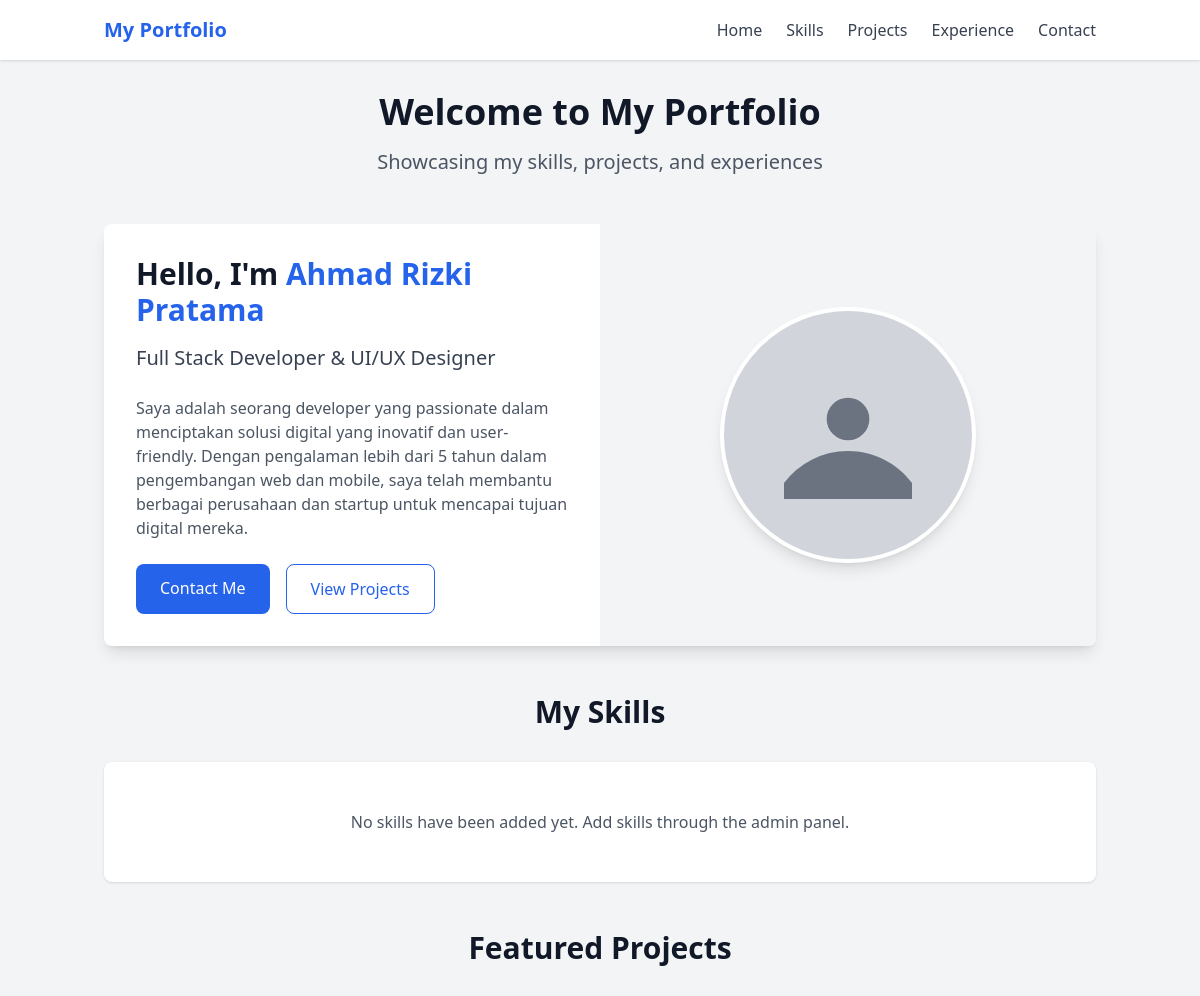
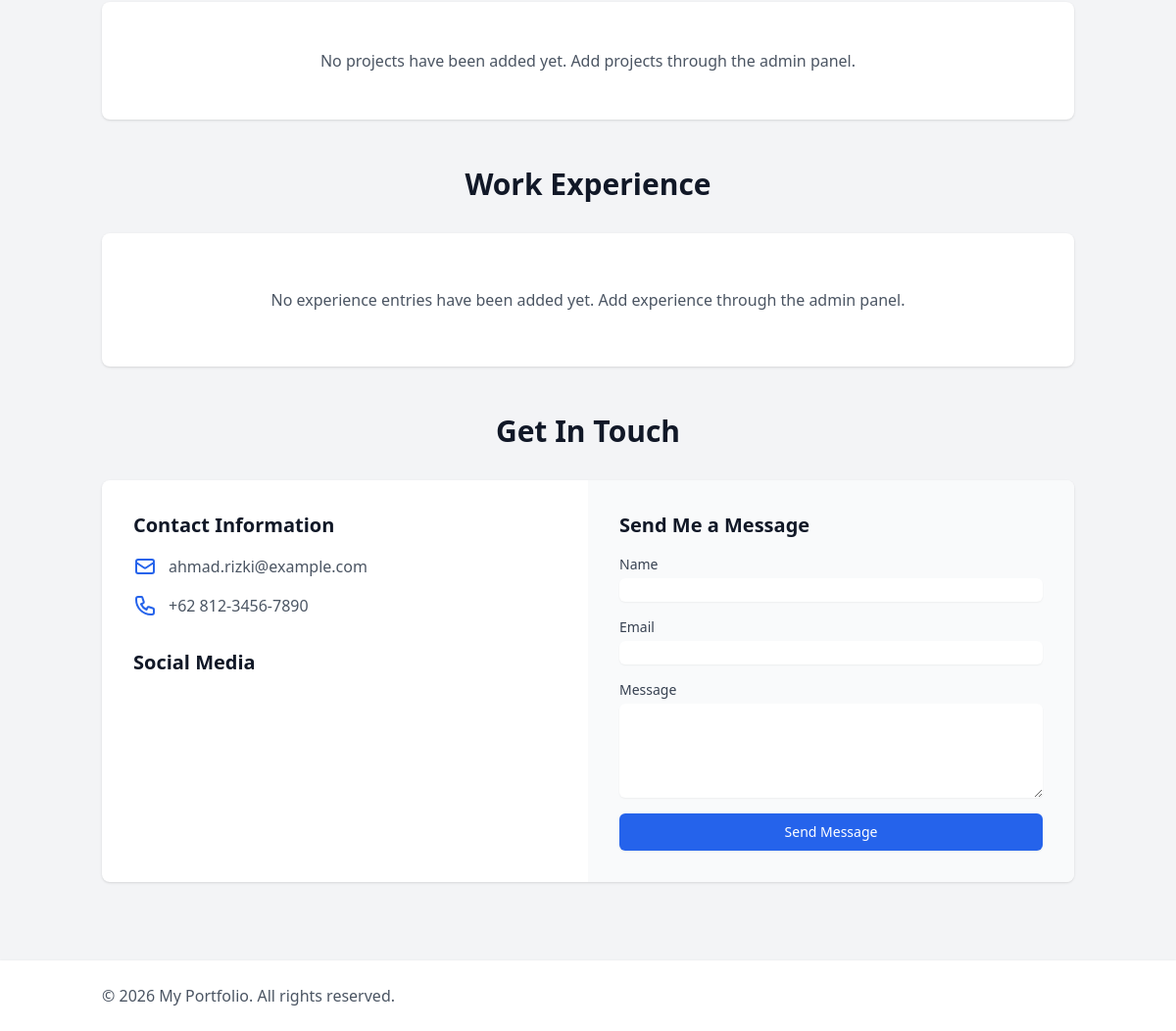
Page /contact/ on the committed database (2 pictures, top to bottom).
### custom_admin/models.py (models this page shows, shortened)
class Profile(models.Model):
    id = models.UUIDField(primary_key=True, default=uuid.uuid4, editable=False)
    name = models.CharField(max_length=100, verbose_name="Nama Lengkap")
    title = models.CharField(max_length=200, verbose_name="Jabatan/Title")
    bio = models.TextField(verbose_name="Biografi")
    short_bio = models.CharField(max_length=300, verbose_name="Bio Singkat")
    email = models.EmailField(verbose_name="Email")
    phone = models.CharField(max_length=20, verbose_name="Nomor Telepon")
    address = models.TextField(verbose_name="Alamat", blank=True, null=True)
    city = models.CharField(max_length=100, verbose_name="Kota", blank=True, null=True)
    country = models.CharField(max_length=100, verbose_name="Negara", blank=True, null=True)
    birth_date = models.DateField(verbose_name="Tanggal Lahir", blank=True, null=True)
    age = models.IntegerField(verbose_name="Usia", blank=True, null=True)
    website = models.URLField(blank=True, null=True, verbose_name="Website")
    github = models.URLField(blank=True, null=True, verbose_name="GitHub")
    linkedin = models.URLField(blank=True, null=True, verbose_name="LinkedIn")
    twitter = models.URLField(blank=True, null=True, verbose_name="Twitter")
    instagram = models.URLField(blank=True, null=True, verbose_name="Instagram")
    profile_image = models.ImageField(upload_to='profile/', verbose_name="Foto Profil", blank=True, null=True)
    cover_image = models.ImageField(upload_to='covers/', verbose_name="Foto Cover", blank=True, null=True)
    resume = models.FileField(upload_to='resume/', verbose_name="File CV", blank=True, null=True)
    is_active = models.BooleanField(default=True, verbose_name="Aktif")
    created_at = models.DateTimeField(auto_now_add=True)
    updated_at = models.DateTimeField(auto_now=True)
    class Meta:
        verbose_name = "Profil"
        verbose_name_plural = "Profil"

### main_app/views.py (the view, shortened to what this page needs)
# urls.py: path('contact/', views.contact, name='contact'),
def contact(request):
    try:
        profile = Profile.objects.filter(is_active=True).first()
        social_media = SocialMedia.objects.filter(is_active=True, profile=profile).order_by('platform') if profile else None
        settings = PortfolioSettings.objects.filter(profile=profile).first() if profile else None
    except Exception as e:
        profile = None
        social_media = []
        settings = None
    return render(request, 'main_app/home.html', {
        'profile': profile,
        'social_media': social_media,
        'settings': settings,
        'page_title': 'Beranda - Portofolio Galaxy',
    })

### templates/main_app/home.html (shortened to what this page needs)
{% extends 'main_app/base.html' %}
{% block content %}
<div class="container mx-auto px-4 py-8">
    <div class="text-center mb-12">
        <h1 class="text-4xl font-bold text-gray-900 dark:text-white mb-4">Welcome to My Portfolio</h1>
        <p class="text-xl text-gray-600 dark:text-gray-300">Showcasing my skills, projects, and experiences</p>
    </div>
    <div class="bg-white dark:bg-gray-800 rounded-lg shadow-lg overflow-hidden mb-12">
        <div class="md:flex">
            <div class="md:flex-1 p-8">
                <h2 class="text-3xl font-bold text-gray-900 dark:text-white mb-4">Hello, I'm <span class="text-blue-600 dark:text-blue-400">{{ profile.name|default:"Your Name" }}</span></h2>
                <h3 class="text-xl text-gray-700 dark:text-gray-300 mb-6">{{ profile.title|default:"Your Title" }}</h3>
                <p class="text-gray-600 dark:text-gray-400 mb-6">{{ profile.bio|default:"Your professional bio will appear here. Edit your profile in the admin panel to customize this section." }}</p>
                <div class="flex space-x-4">
                    <a href="#contact" class="px-6 py-3 bg-blue-600 text-white font-medium rounded-lg hover:bg-blue-700 transition duration-300">Contact Me</a>
                    <a href="#projects" class="px-6 py-3 border border-blue-600 text-blue-600 dark:text-blue-400 font-medium rounded-lg hover:bg-blue-50 dark:hover:bg-gray-700 transition duration-300">View Projects</a>
                </div>
            </div>
            <div class="md:flex-1 flex items-center justify-center p-8 bg-gray-100 dark:bg-gray-700">
                {% if profile.avatar %}
                <img src="{{ profile.avatar.url }}" alt="{{ profile.name }}" class="rounded-full h-64 w-64 object-cover border-4 border-white dark:border-gray-800 shadow-lg">
                {% else %}
                <div class="rounded-full h-64 w-64 bg-gray-300 dark:bg-gray-600 flex items-center justify-center border-4 border-white dark:border-gray-800 shadow-lg">
                    <svg class="h-32 w-32 text-gray-500 dark:text-gray-400" fill="currentColor" viewBox="0 0 24 24">
                        <path d="M24 20.993V24H0v-2.996A14.977 14.977 0 0112.004 15c4.904 0 9.26 2.354 11.996 5.993zM16.002 8.999a4 4 0 11-8 0 4 4 0 018 0z" />
                    </svg>
                </div>
                {% endif %}
            </div>
        </div>
    </div>
    <section id="skills" class="mb-12">
        <h2 class="text-3xl font-bold text-gray-900 dark:text-white mb-8 text-center">My Skills</h2>
        <div class="grid grid-cols-1 md:grid-cols-2 lg:grid-cols-3 gap-6">
            {% if skills %}
                {% for skill in skills %}
                <div class="bg-white dark:bg-gray-800 rounded-lg shadow p-6">
                    <h3 class="text-xl font-semibold text-gray-900 dark:text-white mb-3">{{ skill.name }}</h3>
                    <div class="w-full bg-gray-200 dark:bg-gray-700 rounded-full h-2.5 mb-4">
                        <div class="bg-blue-600 h-2.5 rounded-full" style="width: {{ skill.level }}%"></div>
                    </div>
                    <p class="text-gray-600 dark:text-gray-400">{{ skill.description }}</p>
                </div>
                {% endfor %}
            {% else %}
                <div class="col-span-full text-center py-12 bg-white dark:bg-gray-800 rounded-lg shadow">
                    <p class="text-gray-600 dark:text-gray-400">No skills have been added yet. Add skills through the admin panel.</p>
                </div>
            {% endif %}
        </div>
    </section>
    <section id="projects" class="mb-12">
        <h2 class="text-3xl font-bold text-gray-900 dark:text-white mb-8 text-center">Featured Projects</h2>
        <div class="grid grid-cols-1 md:grid-cols-2 lg:grid-cols-3 gap-6">
            {% if projects %}
                {% for project in projects %}
                <div class="bg-white dark:bg-gray-800 rounded-lg shadow overflow-hidden">
                    {% if project.image %}
                    <img src="{{ project.image.url }}" alt="{{ project.title }}" class="w-full h-48 object-cover">
                    {% else %}
                    <div class="w-full h-48 bg-gray-300 dark:bg-gray-700 flex items-center justify-center">
                        <svg class="h-12 w-12 text-gray-500 dark:text-gray-400" fill="none" stroke="currentColor" viewBox="0 0 24 24">
                            <path stroke-linecap="round" stroke-linejoin="round" stroke-width="2" d="M4 16l4.586-4.586a2 2 0 012.828 0L16 16m-2-2l1.586-1.586a2 2 0 012.828 0L20 14m-6-6h.01M6 20h12a2 2 0 002-2V6a2 2 0 00-2-2H6a2 2 0 00-2 2v12a2 2 0 002 2z" />
                        </svg>
                    </div>
                    {% endif %}
                    <div class="p-6">
                        <h3 class="text-xl font-semibold text-gray-900 dark:text-white mb-2">{{ project.title }}</h3>
                        <p class="text-gray-600 dark:text-gray-400 mb-4">{{ project.description|truncatewords:20 }}</p>
                        <div class="flex flex-wrap gap-2 mb-4">
                            {% for tech in project.technologies.all %}
                            <span class="px-3 py-1 bg-blue-100 dark:bg-blue-900 text-blue-800 dark:text-blue-200 text-sm rounded-full">{{ tech }}</span>
                            {% endfor %}
                        </div>
                        <div class="flex justify-between">
                            {% if project.live_url %}
                            <a href="{{ project.live_url }}" target="_blank" class="text-blue-600 dark:text-blue-400 hover:underline">Live Demo</a>
                            {% endif %}
                            {% if project.github_url %}
                            <a href="{{ project.github_url }}" target="_blank" class="text-blue-600 dark:text-blue-400 hover:underline">GitHub</a>
                            {% endif %}
                        </div>
                    </div>
                </div>
                {% endfor %}
            {% else %}
                <div class="col-span-full text-center py-12 bg-white dark:bg-gray-800 rounded-lg shadow">
                    <p class="text-gray-600 dark:text-gray-400">No projects have been added yet. Add projects through the admin panel.</p>
                </div>
            {% endif %}
        </div>
    </section>
    <section id="experience" class="mb-12">
        <h2 class="text-3xl font-bold text-gray-900 dark:text-white mb-8 text-center">Work Experience</h2>
        <div class="bg-white dark:bg-gray-800 rounded-lg shadow p-6">
            {% if experiences %}
                <div class="flow-root">
                    <ul class="-mb-8">
                        {% for experience in experiences %}
                        <li>
                            <div class="relative pb-8">
                                {% if not forloop.last %}
                                <span class="absolute top-4 left-4 -ml-px h-full w-0.5 bg-gray-200 dark:bg-gray-700" aria-hidden="true"></span>
                                {% endif %}
                                <div class="relative flex space-x-3">
                                    <div>
                                        <span class="h-8 w-8 rounded-full bg-blue-500 flex items-center justify-center ring-8 ring-white dark:ring-gray-800">
                                            <svg class="h-5 w-5 text-white" fill="currentColor" viewBox="0 0 20 20">
                                                <path fill-rule="evenodd" d="M6 6V5a3 3 0 013-3h2a3 3 0 013 3v1h2a2 2 0 012 2v3.57A22.952 22.952 0 0110 13a22.95 22.95 0 01-8-1.43V8a2 2 0 012-2h2zm2-1a1 1 0 011-1h2a1 1 0 011 1v1H8V5zm1 5a1 1 0 011-1h.01a1 1 0 110 2H10a1 1 0 01-1-1z" clip-rule="evenodd" />
                                                <path d="M2 13.692V16a2 2 0 002 2h12a2 2 0 002-2v-2.308A24.974 24.974 0 0110 15c-2.796 0-5.487-.46-8-1.308z" />
                                            </svg>
                                        </span>
                                    </div>
                                    <div class="min-w-0 flex-1 pt-1.5 flex justify-between space-x-4">
                                        <div>
                                            <h3 class="text-lg font-medium text-gray-900 dark:text-white">{{ experience.title }} at {{ experience.company }}</h3>
                                            <p class="text-sm text-gray-500 dark:text-gray-400">{{ experience.start_date|date:"M Y" }} - {% if experience.current %}Present{% else %}{{ experience.end_date|date:"M Y" }}{% endif %}</p>
                                            <p class="mt-2 text-gray-600 dark:text-gray-400">{{ experience.description }}</p>
                                        </div>
                                    </div>
                                </div>
                            </div>
                        </li>
                        {% endfor %}
                    </ul>
                </div>
            {% else %}
                <div class="text-center py-8">
                    <p class="text-gray-600 dark:text-gray-400">No experience entries have been added yet. Add experience through the admin panel.</p>
                </div>
            {% endif %}
        </div>
    </section>
    <section id="contact" class="mb-12">
        <h2 class="text-3xl font-bold text-gray-900 dark:text-white mb-8 text-center">Get In Touch</h2>
        <div class="bg-white dark:bg-gray-800 rounded-lg shadow overflow-hidden">
            <div class="md:flex">
                <div class="md:flex-1 p-8">
                    <h3 class="text-xl font-semibold text-gray-900 dark:text-white mb-4">Contact Information</h3>
                    <div class="space-y-4">
                        <div class="flex items-start">
                            <div class="flex-shrink-0">
                                <svg class="h-6 w-6 text-blue-600 dark:text-blue-400" fill="none" stroke="currentColor" viewBox="0 0 24 24">
                                    <path stroke-linecap="round" stroke-linejoin="round" stroke-width="2" d="M3 8l7.89 5.26a2 2 0 002.22 0L21 8M5 19h14a2 2 0 002-2V7a2 2 0 00-2-2H5a2 2 0 00-2 2v10a2 2 0 002 2z" />
                                </svg>
                            </div>
                            <div class="ml-3 text-gray-600 dark:text-gray-400">
                                <p>{{ profile.email|default:"your.email@example.com" }}</p>
                            </div>
                        </div>
                        {% if profile.phone %}
                        <div class="flex items-start">
                            <div class="flex-shrink-0">
                            </div>
                            <div class="ml-3 text-gray-600 dark:text-gray-400">
                                <p>{{ profile.phone }}</p>
                            </div>
                        </div>
                        {% endif %}
                    </div>
                    <h3 class="text-xl font-semibold text-gray-900 dark:text-white mt-8 mb-4">Social Media</h3>
                </div>
                <div class="md:flex-1 p-8 bg-gray-50 dark:bg-gray-700">
                    <h3 class="text-xl font-semibold text-gray-900 dark:text-white mb-4">Send Me a Message</h3>
                    <form action="#" method="POST" class="space-y-4">
                        <div>
                            <label for="name" class="block text-sm font-medium text-gray-700 dark:text-gray-300">Name</label>
                            <input type="text" name="name" id="name" class="mt-1 block w-full rounded-md border-gray-300 shadow-sm focus:border-blue-500 focus:ring-blue-500 dark:bg-gray-800 dark:border-gray-600 dark:text-white">
                        </div>
                        <div>
                            <label for="email" class="block text-sm font-medium text-gray-700 dark:text-gray-300">Email</label>
                            <input type="email" name="email" id="email" class="mt-1 block w-full rounded-md border-gray-300 shadow-sm focus:border-blue-500 focus:ring-blue-500 dark:bg-gray-800 dark:border-gray-600 dark:text-white">
                        </div>
                        <div>
                            <label for="message" class="block text-sm font-medium text-gray-700 dark:text-gray-300">Message</label>
                            <textarea name="message" id="message" rows="4" class="mt-1 block w-full rounded-md border-gray-300 shadow-sm focus:border-blue-500 focus:ring-blue-500 dark:bg-gray-800 dark:border-gray-600 dark:text-white"></textarea>
                        </div>
                        <div>
                            <button type="submit" class="w-full flex justify-center py-2 px-4 border border-transparent rounded-md shadow-sm text-sm font-medium text-white bg-blue-600 hover:bg-blue-700 focus:outline-none focus:ring-2 focus:ring-offset-2 focus:ring-blue-500">
                                Send Message
                            </button>
                        </div>
                    </form>
                </div>
            </div>
        </div>
    </section>
</div>
{% endblock %}

### rows in the picture
Profile: name "Ahmad Rizki Pratama", title "Full Stack Developer & UI/UX Designer", bio "Saya adalah seorang developer yang passionate dalam menciptakan solusi digital yang inovatif dan user-friendly. Dengan pengalaman lebih dari 5 tahun dalam pengembangan web dan mobile, saya telah membantu berbagai perusahaan dan startup untuk mencapai tujuan digital mereka.", email "ahmad.rizki@example.com", phone "+62 812-3456-7890"

### other values in the picture
{{ settings.site_title|default:"My Portfolio" }} "My Portfolio"
